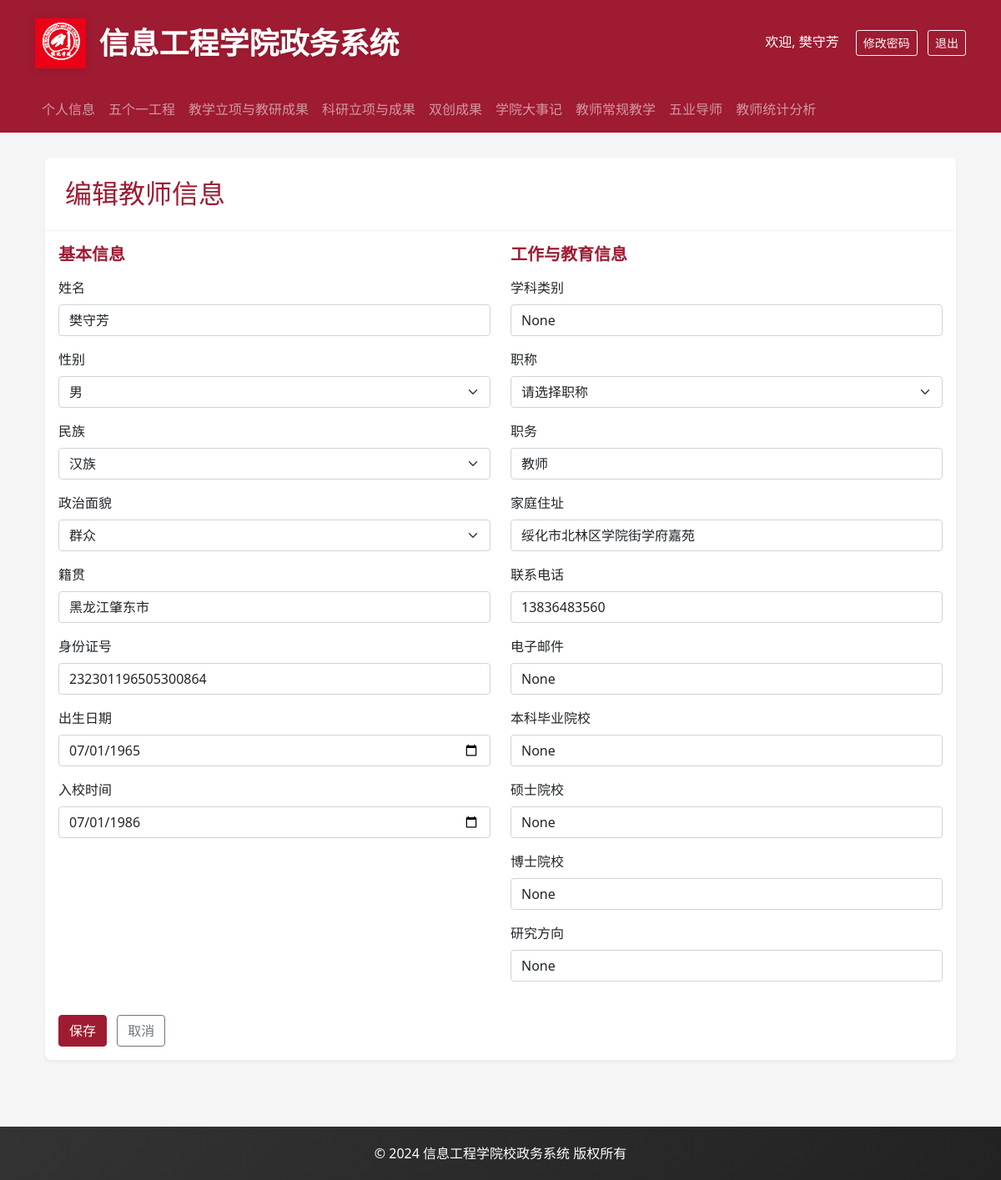
/teacher/1/edit (signed in), run on an earlier commit of the app's database.
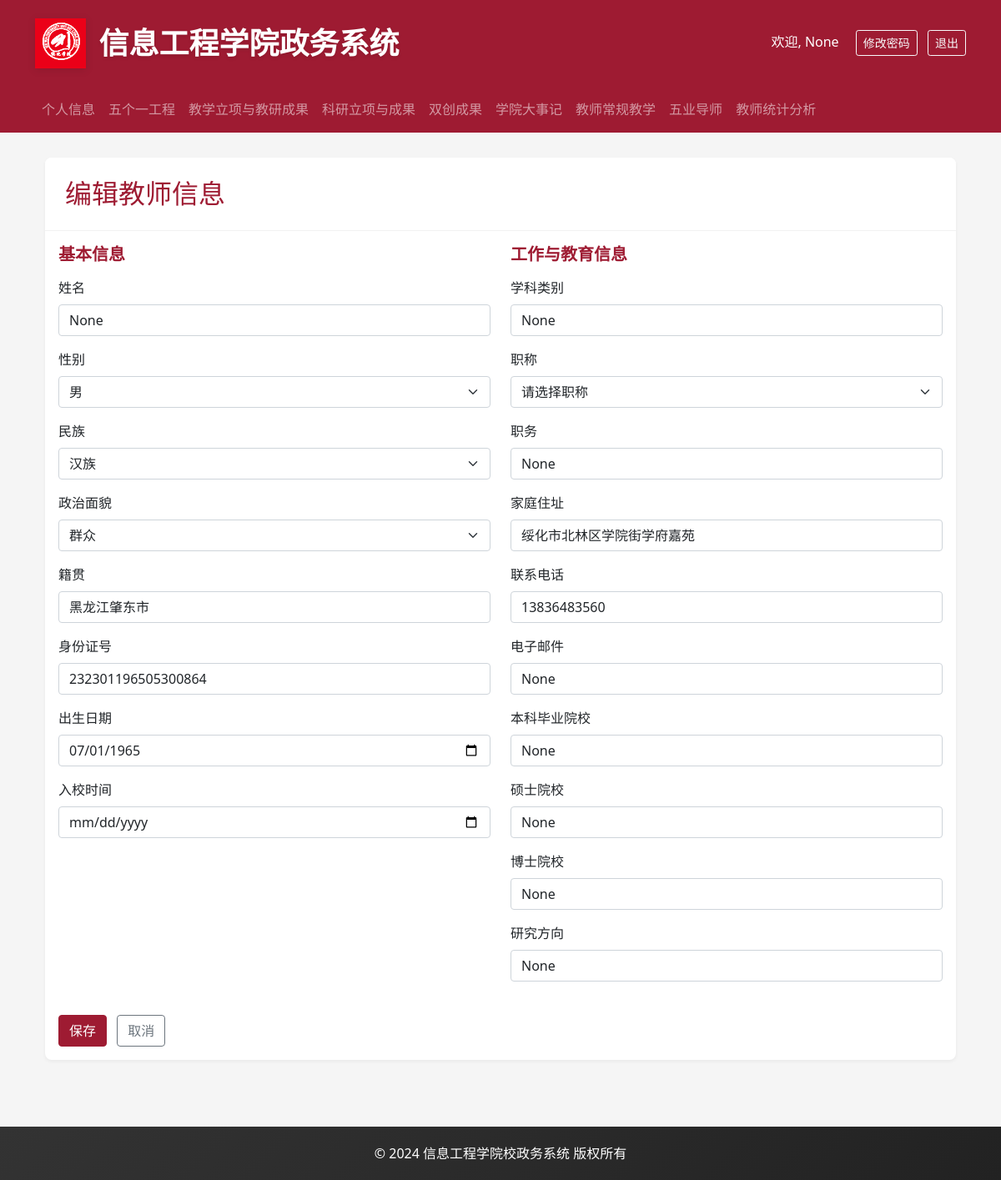
And on a later commit of the database.
### backend/models.py (models this page shows, shortened)
class User(UserMixin, db.Model):
    __tablename__ = 'users'
    id = db.Column(db.Integer, primary_key=True)
    username = db.Column(db.String(80), unique=True, nullable=False)
    password_hash = db.Column(db.String(128))
    role = db.Column(db.String(20), nullable=False)  # admin, teacher, student
    name = db.Column(db.String(80))
    gender = db.Column(db.String(10))
    birth_date = db.Column(db.Date)
    email = db.Column(db.String(120), unique=True)
    phone = db.Column(db.String(20))
    employee_number = db.Column(db.String(20))
    ethnicity = db.Column(db.String(50))  # 民族
    id_number = db.Column(db.String(18))  # 身份证号
    political_status = db.Column(db.String(50))  # 政治面貌
    party_join_date = db.Column(db.Date)  # 入党时间
    party_branch = db.Column(db.String(100))  # 所属党支部
    hometown = db.Column(db.String(100))  # 籍贯
    address = db.Column(db.String(200))  # 家庭住址
    education_level = db.Column(db.String(50))  # 学历
    education_date = db.Column(db.Date)  # 获得学历时间
    degree = db.Column(db.String(50))  # 学位
    degree_date = db.Column(db.Date)  # 获得学位时间
    bachelor_school = db.Column(db.String(100))  # 本科毕业学校
    master_school = db.Column(db.String(100))  # 硕士毕业学校
    phd_school = db.Column(db.String(100))  # 博士毕业学校
    major = db.Column(db.String(100))  # 专业
    teaching_group = db.Column(db.String(100))  # 教研室
    is_dual_teacher = db.Column(db.String(10))  # 是否双师
    award_title = db.Column(db.String(100))  # 获得奖励称号
    talent_title = db.Column(db.String(100))  # 人才称号
    research_direction = db.Column(db.String(200))  # 研究方向
    work_start_date = db.Column(db.Date)  # 入校时间
    career_start_date = db.Column(db.Date)  # 参加工作时间
    highest_title = db.Column(db.String(50))  # 最高级职称
    highest_title_date = db.Column(db.Date)  # 获得最高级职称时间
    position = db.Column(db.String(50))  # 职务
    subject = db.Column(db.String(50))  # 学科
    department = db.Column(db.String(100))  # 所属院系
    photo_path = db.Column(db.String(200))  # 照片路径
    hire_date = db.Column(db.Date)             # 入职日期

### backend/app.py (the view, shortened to what this page needs)
@app.route('/teacher/<int:id>/edit', methods=['GET', 'POST'])
@login_required
def edit_teacher_old(id):
    teacher = User.query.get_or_404(id)
    if current_user.role != 'admin' and current_user.id != id:
        flash('您没有权限编辑此教师信息')
        return redirect(url_for('index'))
    return render_template('edit_teacher.html', teacher=teacher)

### backend/app.py (called while the page is built)
@login_manager.user_loader
def load_user(user_id):
    return User.query.get(int(user_id))

### frontend/templates/edit_teacher.html (shortened to what the changed rows need)
{% extends "base.html" %}
{% block content %}
<div class="container">
    <div class="card">
        <div class="card-header">
            <h2 class="mb-0 text-primary-color">{{ '编辑' if teacher else '新增' }}教师信息</h2>
        </div>
        <div class="card-body">
            <form method="post">
                <div class="row">
                    <div class="col-md-6">
                        <div class="mb-3">
                            <label for="name" class="form-label">姓名</label>
                            <input type="text" class="form-control" id="name" name="name" value="{{ teacher.name if teacher else '' }}" required>
                        </div>
                        <div class="mb-3">
                            <label for="hometown" class="form-label">籍贯</label>
                            <input type="text" class="form-control" id="hometown" name="hometown" value="{{ teacher.hometown if teacher else '' }}">
                        </div>
                        <div class="mb-3">
                            <label for="id_number" class="form-label">身份证号</label>
                            <input type="text" class="form-control" id="id_number" name="id_number" value="{{ teacher.id_number if teacher else '' }}" pattern="[0-9Xx]{18}" maxlength="18" required>
                        </div>
                        <div class="mb-3">
                            <label for="birth_date" class="form-label">出生日期</label>
                            <input type="date" class="form-control" id="birth_date" name="birth_date" value="{{ teacher.birth_date if teacher else '' }}" required>
                        </div>
                        <div class="mb-3">
                            <label for="work_start_date" class="form-label">入校时间</label>
                            <input type="date" class="form-control" id="work_start_date" name="work_start_date" value="{{ teacher.work_start_date if teacher else '' }}" required>
                        </div>
                    </div>
                    <div class="col-md-6">
                        <div class="mb-3">
                            <label for="major" class="form-label">学科类别</label>
                            <input type="text" class="form-control" id="major" name="major" value="{{ teacher.major if teacher else '' }}" required>
                        </div>
                        <div class="mb-3">
                            <label for="position" class="form-label">职务</label>
                            <input type="text" class="form-control" id="position" name="position" value="{{ teacher.position if teacher else '' }}">
                        </div>
                        <div class="mb-3">
                            <label for="address" class="form-label">家庭住址</label>
                            <input type="text" class="form-control" id="address" name="address" value="{{ teacher.address if teacher else '' }}">
                        </div>
                        <div class="mb-3">
                            <label for="phone" class="form-label">联系电话</label>
                            <input type="tel" class="form-control" id="phone" name="phone" value="{{ teacher.phone if teacher else '' }}">
                        </div>
                        <div class="mb-3">
                            <label for="email" class="form-label">电子邮件</label>
                            <input type="email" class="form-control" id="email" name="email" value="{{ teacher.email if teacher else '' }}" placeholder="example@example.com">
                        </div>
                        <div class="mb-3">
                            <label for="bachelor_school" class="form-label">本科毕业院校</label>
                            <input type="text" class="form-control" id="bachelor_school" name="bachelor_school" value="{{ teacher.bachelor_school if teacher else '' }}" required>
                        </div>
                        <div class="mb-3">
                            <label for="master_school" class="form-label">硕士院校</label>
                            <input type="text" class="form-control" id="master_school" name="master_school" value="{{ teacher.master_school if teacher else '' }}">
                        </div>
                        <div class="mb-3">
                            <label for="phd_school" class="form-label">博士院校</label>
                            <input type="text" class="form-control" id="phd_school" name="phd_school" value="{{ teacher.phd_school if teacher else '' }}">
                        </div>
                        <div class="mb-3">
                            <label for="research_direction" class="form-label">研究方向</label>
                            <input type="text" class="form-control" id="research_direction" name="research_direction" value="{{ teacher.research_direction if teacher else '' }}" required>
                        </div>
                    </div>
                </div>
            </form>
        </div>
    </div>
</div>
{% endblock %}

### frontend/templates/base.html (shortened to what this page needs)
<!DOCTYPE html>
<html lang="zh">
<head>
    <link href="https://cdn.jsdelivr.net/npm/bootstrap@5.1.3/dist/css/bootstrap.min.css" rel="stylesheet">
    <link rel="stylesheet" href="https://cdn.jsdelivr.net/npm/bootstrap-icons@1.8.1/font/bootstrap-icons.css">
</head>
<body>
    <header class="header">
        <div class="container">
            <div class="d-flex align-items-center justify-content-between">
                <div class="d-flex align-items-center">
                    <img src="{{ url_for('static', filename='logo.png') }}" alt="信息工程学院" class="logo me-3">
                    <h1>信息工程学院政务系统</h1>
                </div>
                {% if current_user.is_authenticated %}
                <div>
                    <span class="text-white me-3">欢迎, {{ current_user.name }}</span>
                    <button class="btn btn-outline-light btn-sm me-2" data-bs-toggle="modal" data-bs-target="#changePasswordModal">
                        修改密码
                    </button>
                    <a href="{{ url_for('logout') }}" class="btn btn-outline-light btn-sm">退出</a>
                </div>
                {% endif %}
            </div>
        </div>
    </header>
    {% if current_user.is_authenticated %}
    <nav class="navbar navbar-expand-lg navbar-dark bg-danger">
        <div class="container">
            <div class="collapse navbar-collapse" id="navbarNav">
                <ul class="navbar-nav me-auto">
                    <li class="nav-item">
                        <a class="nav-link {% if request.endpoint == 'profile' %}active{% endif %}" href="{{ url_for('profile') }}">个人信息</a>
                    </li>
                    <li class="nav-item">
                        <a class="nav-link {% if request.endpoint == 'five_one' %}active{% endif %}" href="{{ url_for('five_one') }}">五个一工程</a>
                    </li>
                    <li class="nav-item">
                        <a class="nav-link {% if request.endpoint == 'teaching_research' %}active{% endif %}" href="{{ url_for('teaching_research') }}">教学立项与教研成果</a>
                    </li>
                    <li class="nav-item">
                        <a class="nav-link {% if request.endpoint == 'scientific_research' %}active{% endif %}" href="{{ url_for('scientific_research') }}">科研立项与成果</a>
                    </li>
                    <li class="nav-item">
                        <a class="nav-link {% if request.endpoint == 'innovation_achievements' %}active{% endif %}" href="{{ url_for('innovation_achievements') }}">双创成果</a>
                    </li>
                    <li class="nav-item">
                        <a class="nav-link {% if request.endpoint == 'college_events' %}active{% endif %}" href="{{ url_for('college_events') }}">学院大事记</a>
                    </li>
                    <li class="nav-item">
                        <a class="nav-link {% if request.endpoint == 'teacher_teaching' %}active{% endif %}" href="{{ url_for('teacher_teaching') }}">教师常规教学</a>
                    </li>
                    <li class="nav-item">
                        <a class="nav-link {% if request.endpoint == 'five_one_mentor' %}active{% endif %}" href="{{ url_for('five_one_mentor') }}">五业导师</a>
                    </li>
                    <li class="nav-item">
                        <a class="nav-link {% if request.endpoint == 'teacher_statistics' %}active{% endif %}" href="{{ url_for('teacher_statistics') }}">教师统计分析</a>
                    </li>
                </ul>
            </div>
        </div>
    </nav>
    {% endif %}
    <div class="content-wrapper">
        <div class="container">
            {% block content %}{% endblock %}
        </div>
    </div>
    <footer class="footer">
        <div class="container text-center">
            <p class="mb-0">© 2024 信息工程学院校政务系统 版权所有</p>
        </div>
    </footer>
</body>
</html>

What changed in the data, as far as the page shows it:
changed User "None": name "樊守芳" → "None"; work_start_date "07/01/1986" → (not shown); position "教师" → "None"
